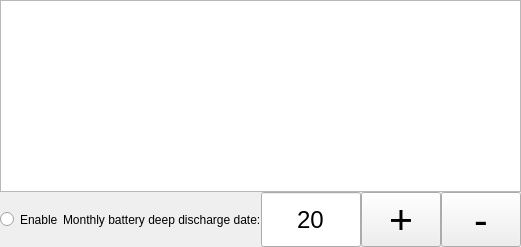
               <widget class="QWidget" name="Automatic_page">
                <attribute name="title">
                 <string>Automatic operation</string>
                </attribute>
                <layout class="QGridLayout" name="gridLayout_35">
                 <property name="leftMargin">
                  <number>0</number>
                 </property>
                 <property name="topMargin">
                  <number>0</number>
                 </property>
                 <property name="rightMargin">
                  <number>0</number>
                 </property>
                 <property name="bottomMargin">
                  <number>0</number>
                 </property>
                 <property name="spacing">
                  <number>0</number>
                 </property>
                 <item row="0" column="0">
                  <layout class="QVBoxLayout" name="verticalLayout_25">
                   <item>
                    <widget class="QTableWidget" name="Time_tableWidget">
                     <property name="cursor" stdset="0">
                      <cursorShape>ArrowCursor</cursorShape>
                     </property>
                    </widget>
                   </item>
                   <item>
                    <layout class="QHBoxLayout" name="horizontalLayout_24">
                     <item>
                      <widget class="QRadioButton" name="radioButton">
                       <property name="sizePolicy">
                        <sizepolicy hsizetype="Minimum" vsizetype="Preferred">
                         <horstretch>0</horstretch>
                         <verstretch>0</verstretch>
                        </sizepolicy>
                       </property>
                       <property name="cursor">
                        <cursorShape>ArrowCursor</cursorShape>
                       </property>
                       <property name="text">
                        <string>Enable</string>
                       </property>
                      </widget>
                     </item>
                     <item>
                      <widget class="QLabel" name="label_3">
                       <property name="cursor">
                        <cursorShape>ArrowCursor</cursorShape>
                       </property>
                       <property name="text">
                        <string>Monthly battery deep discharge date:</string>
                       </property>
                      </widget>
                     </item>
                     <item>
                      <widget class="QLineEdit" name="lineEdit">
                       <property name="sizePolicy">
                        <sizepolicy hsizetype="Expanding" vsizetype="Preferred">
                         <horstretch>0</horstretch>
                         <verstretch>0</verstretch>
                        </sizepolicy>
                       </property>
                       <property name="maximumSize">
                        <size>
                         <width>100</width>
                         <height>16777215</height>
                        </size>
                       </property>
                       <property name="font">
                        <font>
                         <pointsize>18</pointsize>
                        </font>
                       </property>
                       <property name="cursor">
                        <cursorShape>ArrowCursor</cursorShape>
                       </property>
                       <property name="text">
                        <string>20</string>
                       </property>
                       <property name="alignment">
                        <set>Qt::AlignCenter</set>
                       </property>
                      </widget>
                     </item>
                     <item>
                      <widget class="QPushButton" name="pushButton_add">
                       <property name="font">
                        <font>
                         <pointsize>31</pointsize>
                        </font>
                       </property>
                       <property name="cursor">
                        <cursorShape>ArrowCursor</cursorShape>
                       </property>
                       <property name="text">
                        <string>+</string>
                       </property>
                      </widget>
                     </item>
                     <item>
                      <widget class="QPushButton" name="pushButton_sub">
                       <property name="font">
                        <font>
                         <pointsize>31</pointsize>
                        </font>
                       </property>
                       <property name="cursor">
                        <cursorShape>ArrowCursor</cursorShape>
                       </property>
                       <property name="text">
                        <string>-</string>
                       </property>
                      </widget>
                     </item>
                    </layout>
                   </item>
                  </layout>
                 </item>
                </layout>
               </widget>
